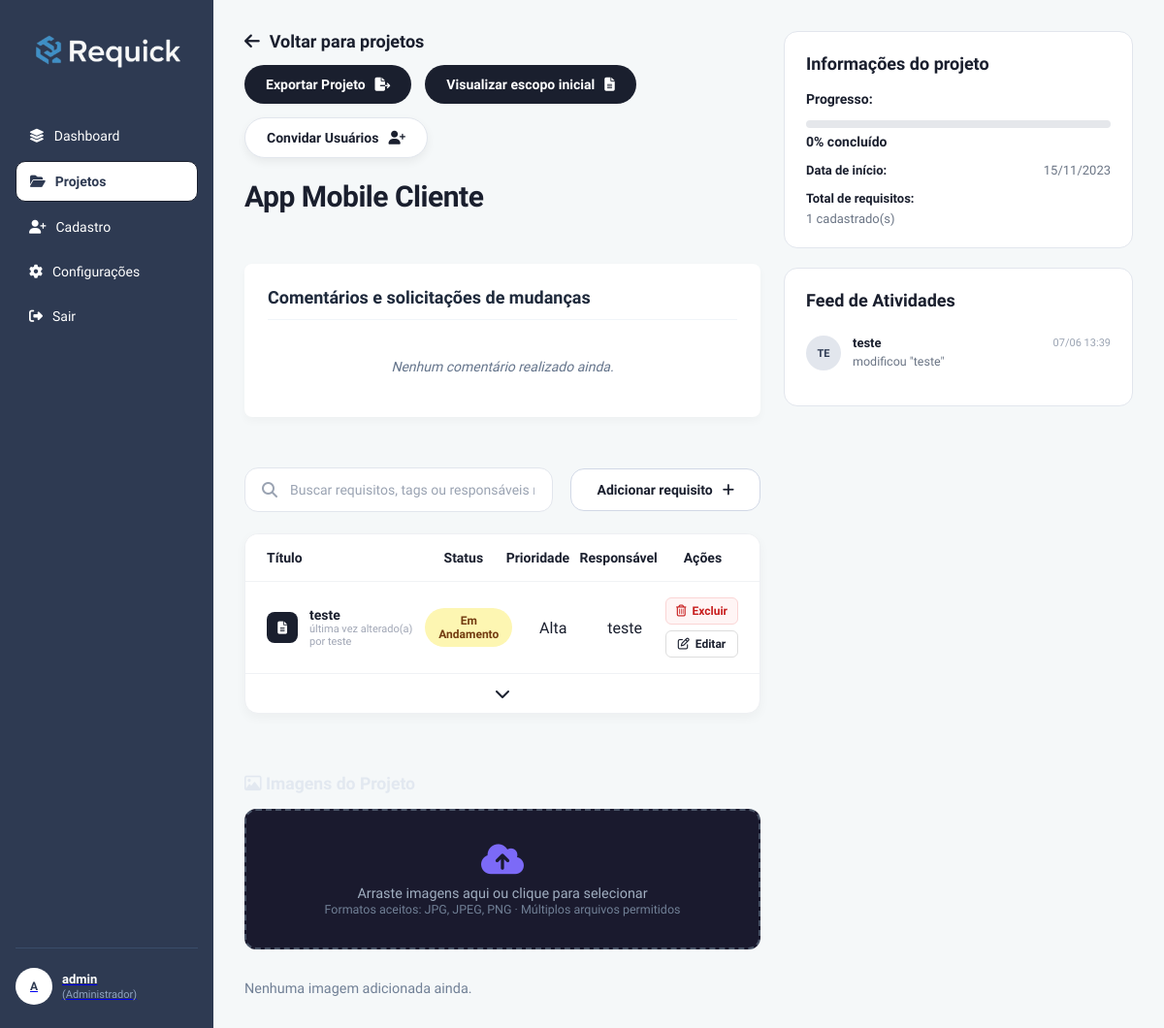
Page /php/projeto.php?id=2 (signed in) on the earlier database version.
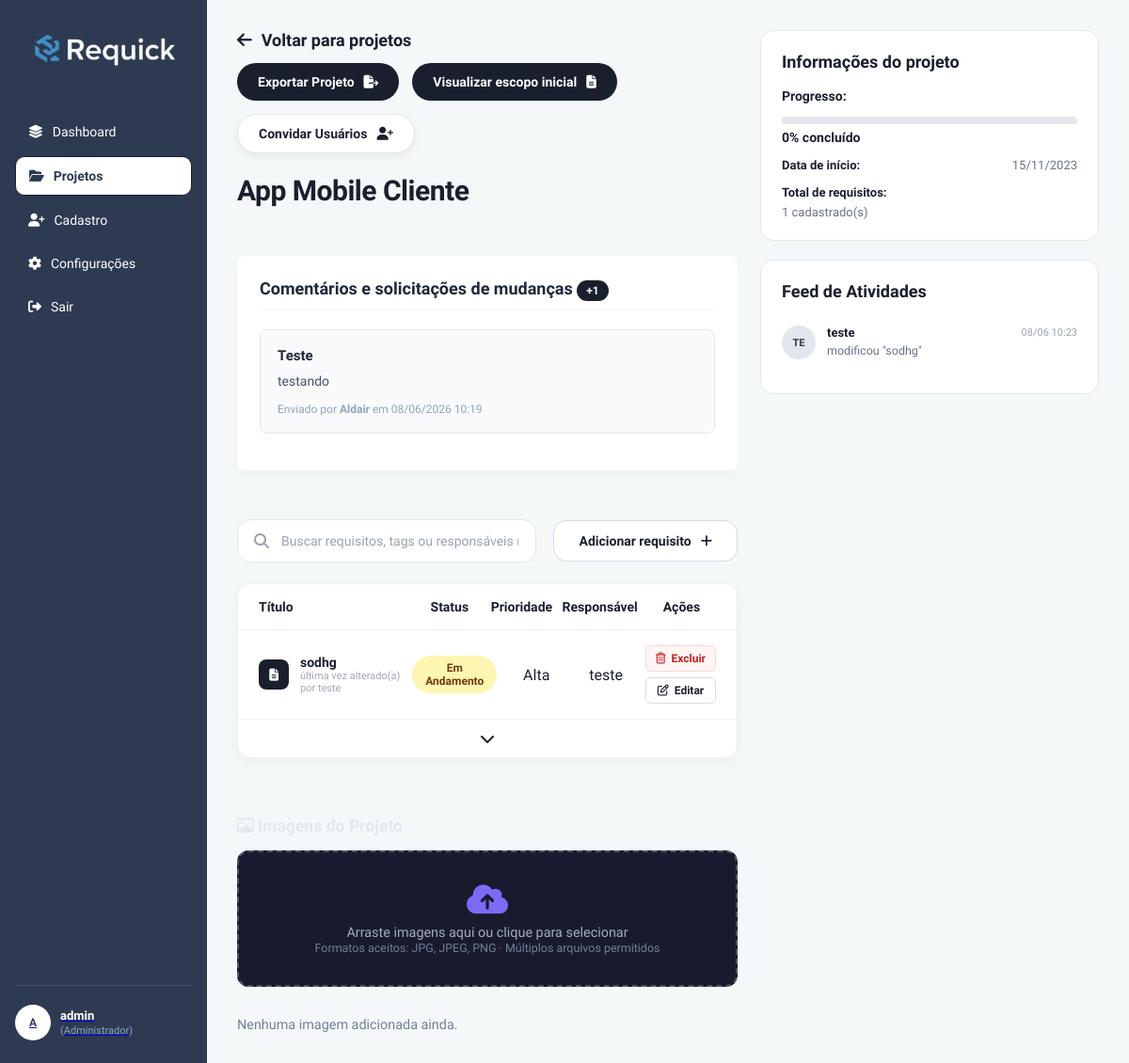
Same page on the later database version.
### tables this page shows
CREATE TABLE `tb_requisitos` (
  `id` int(11) NOT NULL,
  `titulo_requisito` varchar(255) NOT NULL,
  `descricao_requisito` text DEFAULT NULL,
  `tipo` enum('Funcional','Nao Funcional') NOT NULL,
  `prioridade` varchar(20) DEFAULT NULL,
  `responsavel` varchar(100) DEFAULT NULL,
  `autor` varchar(100) DEFAULT NULL,
  `data_modificacao` datetime DEFAULT current_timestamp() ON UPDATE current_timestamp(),
  `id_projeto` int(11) DEFAULT NULL,
  `status_req` tinyint(1) NOT NULL
);

CREATE TABLE `tb_comentarios` (
  `id` int(11) NOT NULL,
  `titulo_comentario` varchar(255) NOT NULL,
  `descricao_comentario` text NOT NULL,
  `id_projeto` int(11) NOT NULL,
  `id_usuario` int(11) NOT NULL,
  `data_comentario` datetime NOT NULL DEFAULT current_timestamp()
);

CREATE TABLE `tb_usuarios` (
  `id` int(11) NOT NULL,
  `nome` varchar(100) NOT NULL,
  `email` varchar(100) NOT NULL,
  `tipo_usuario` varchar(50) DEFAULT NULL,
  `especializacao` varchar(100) DEFAULT NULL,
  `senha` varchar(255) NOT NULL,
  `id_empresa` int(11) DEFAULT NULL,
  `status` enum('ativo','inativo') NOT NULL DEFAULT 'ativo'
);

### php/requisito_acoes.php (called while the page is built, shortened)
<?php
class RequisitosDao
{
    private \PDO $pdo;
    public function __construct(\PDO $pdo)
    {
        $this->pdo = $pdo;
    }
    public function listarPorProjeto(int $idProjeto): array
    {
        $stmt = $this->pdo->prepare("SELECT * FROM tb_requisitos WHERE id_projeto = ? ORDER BY id ASC");
        $stmt->execute([$idProjeto]);
        return $stmt->fetchAll(\PDO::FETCH_ASSOC);
    }
}

### php/projeto.php (the view, shortened to what the changed rows need)
<?php
require_once __DIR__ . '/../config/conexao.php';
require_once __DIR__ . '/requisito_acoes.php';
$idProjeto = (int)($_GET['id'] ?? 0);
$stmtP = $pdo->prepare("SELECT * FROM tb_projetos WHERE id = ?");
$stmtP->execute([$idProjeto]);
$projeto = $stmtP->fetch(PDO::FETCH_ASSOC);
$reqDao = new \php\RequisitosDao($pdo);
$requisitos = $reqDao->listarPorProjeto($idProjeto);
$stmtComentarios = $pdo->prepare("
    SELECT c.*, u.nome AS nome_autor
    FROM tb_comentarios c
    JOIN tb_usuarios u ON c.id_usuario = u.id
    WHERE c.id_projeto = ?
    ORDER BY c.data_comentario DESC
");
$stmtComentarios->execute([$idProjeto]);
$comentarios = $stmtComentarios->fetchAll(PDO::FETCH_ASSOC);
function badgeStatus(int $statusReq): string {
    return $statusReq === 1
        ? '<span class="badge green">Validado</span>'
        : '<span class="badge yellow">Em Andamento</span>';
}
?>
<!DOCTYPE html>
<html lang="pt-BR">
<head>
    <link rel="stylesheet" href="../css/projeto.css" />
    <link rel="stylesheet" href="../css/comentarios.css" /> <link href="https://fonts.googleapis.com/css2?family=Sora:wght@400;500;600;700&display=swap" rel="stylesheet" />
    <link rel="stylesheet" href="https://cdnjs.cloudflare.com/ajax/libs/font-awesome/6.5.1/css/all.min.css">
</head>
<body>
<div class="AreaRolavel">
    <main class="ConteudoPrincipal">
        <h1 class="TituloProjeto"><?= htmlspecialchars($projeto['nome_projeto']) ?></h1>
        <section class="SecaoComentarios">
            <div class="CabecalhoComentarios">
                <h2 class="TituloComentariosSecao">
                    Comentários e solicitações de mudanças
                    <?php if (count($comentarios) > 0): ?>
                        <span class="badge-contador">+<?= count($comentarios) ?></span>
                    <?php endif; ?>
                </h2>
            </div>
            <div class="ListaComentarios">
                <?php if (count($comentarios) > 0): ?>
                    <?php foreach ($comentarios as $com): ?>
                        <div class="ItemComentario">
                            <h4 class="TituloComentario"><?= htmlspecialchars($com['titulo_comentario']) ?></h4>
                            <p class="TextoComentario"><?= nl2br(htmlspecialchars($com['descricao_comentario'])) ?></p>
                            <span class="AutorComentario">Enviado por <strong><?= htmlspecialchars($com['nome_autor']) ?></strong> em <?= date('d/m/Y H:i', strtotime($com['data_comentario'])) ?></span>
                        </div>
                    <?php endforeach; ?>
                <?php else: ?>
                    <p class="SemComentarios">Nenhum comentário realizado ainda.</p>
                <?php endif; ?>
            </div>
        </section>
        <section class="container-requisitos">
            <?php if (empty($requisitos)): ?>
                <div style="padding:24px; text-align:center; color:#718096; font-family:'Sora',sans-serif;">
                    Nenhum requisito cadastrado para este projeto ainda.
                </div>
            <?php else: ?>
                <?php foreach ($requisitos as $req): ?>
                    <div class="tabela-linha" data-titulo="<?= strtolower(htmlspecialchars($req['titulo_requisito'])) ?>">
                        <div class="col-titulo">
                            <div class="icone-req"><i class="fa-solid fa-file-lines"></i></div>
                            <div>
                                <strong><?= htmlspecialchars($req['titulo_requisito']) ?></strong>
                                <span>
                                    <?= $req['autor']
                                        ? 'última vez alterado(a) por ' . htmlspecialchars($req['autor'])
                                        : 'sem alterações registradas' ?>
                                </span>
                            </div>
                        </div>
                        <div class="col-status"><?= badgeStatus((int)$req['status_req']) ?></div>
                        <div class="col-prioridade"><?= $req['prioridade'] ?: '--' ?></div>
                        <div class="col-responsavel"><?= htmlspecialchars($req['responsavel'] ?: '--') ?></div>
                        <?php if (isset($_SESSION['usuario_tipo']) && $_SESSION['usuario_tipo'] !== 'Cliente'): ?>
                            <div class="col-acoes">
                                <button
                                    class="btn-excluir"
                                    onclick="confirmarExclusao(<?= $req['id'] ?>, <?= $idProjeto ?>, '<?= addslashes(htmlspecialchars($req['titulo_requisito'])) ?>')"
                                >
                                    <i class="fa-regular fa-trash-can"></i> Excluir
                                </button>
                                <a
                                    href="projeto.php?id=<?= $idProjeto ?>&editar=<?= $req['id'] ?>"
                                    class="btn-editar"
                                >
                                    <i class="fa-regular fa-pen-to-square"></i> Editar
                                </a>
                            </div>
                        <?php endif; ?>
                    </div>
                <?php endforeach; ?>
            <?php endif; ?>
        </section>
        <section class="SecaoImagens">
            <h2 class="TituloSecaoImagens"><i class="fa-regular fa-image"></i> Imagens do Projeto</h2>
        </section>
    </main>
    <aside class="ColunaDireita">
        <div class="card-info-projeto">
            <div class="bloco-info">
                <h4>Progresso:</h4>
                <?php
                    $total    = count($requisitos);
                    $validados= count(array_filter($requisitos, fn($r) => $r['status_req'] == 1));
                    $pct      = $total > 0 ? round(($validados / $total) * 100) : 0;
                ?>
                <div class="barra"><div class="progresso" style="width:<?= $pct ?>%"></div></div>
                <p class="percentual"><?= $pct ?>% concluído</p>
            </div>
        </div>
        <div class="FeedAtividades">
            <h2 class="TituloFeed">Feed de Atividades</h2>
            <ul class="ListaAtividades">
                <?php foreach (array_slice(array_reverse($requisitos), 0, 5) as $req): ?>
                    <li class="ItemAtividade">
                        <div class="AvatarAtividade">
                            <?= strtoupper(substr($req['autor'] ?? 'S', 0, 2)) ?>
                        </div>
                        <div class="ConteudoAtividade">
                            <div class="LinhaAtividade">
                                <p class="NomeAtividade"><?= htmlspecialchars($req['autor'] ?? 'Sistema') ?></p>
                                <p class="TempoAtividade">
                                    <?= $req['data_modificacao']
                                        ? date('d/m H:i', strtotime($req['data_modificacao']))
                                        : '--' ?>
                                </p>
                            </div>
                            <p class="TextoAtividade">
                                modificou "<?= htmlspecialchars($req['titulo_requisito']) ?>"
                            </p>
                        </div>
                    </li>
                <?php endforeach; ?>
            </ul>
        </div>
    </aside>
</div>
</body>
</html>

Differences in the rows shown:
added tb_comentarios: titulo_comentario "Teste", descricao_comentario "testando", id_usuario.nome "Aldair", data_comentario "08/06/2026 10:19"
changed tb_requisitos "Alta": titulo_requisito "teste" → "sodhg"; data_modificacao "07/06 13:39" → "08/06 10:23"
Other differences:
count($comentarios): (not shown) → "1"
text no longer shown: "Nenhum comentário realizado ainda."
